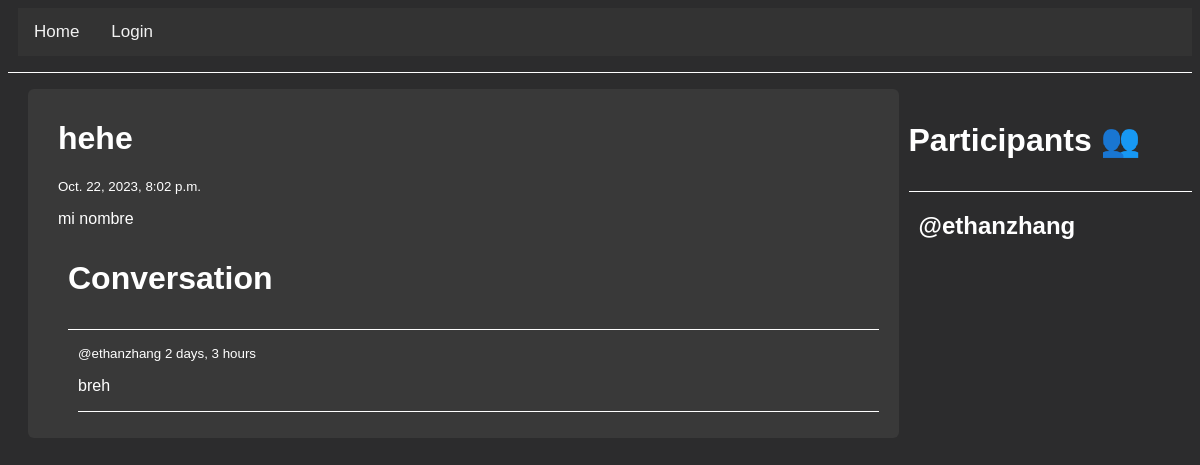
The app's page /question/9, older data.
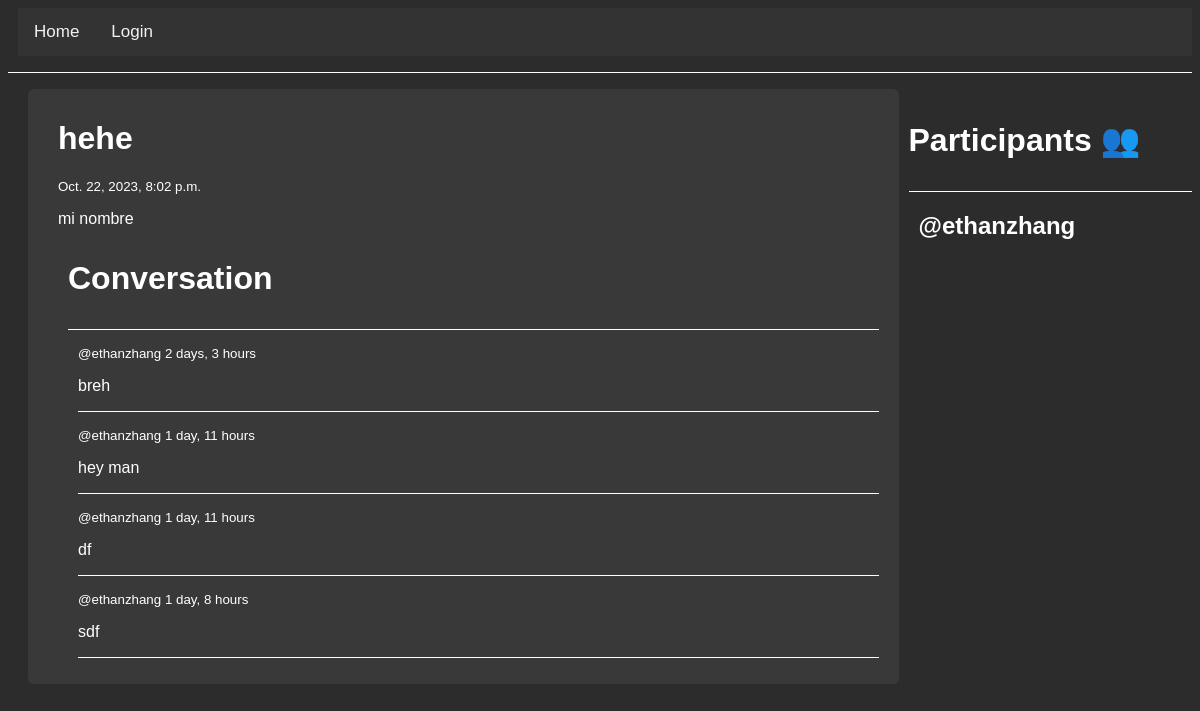
The same page, newer data.
### questions/models.py (models this page shows, shortened)
class Response(models.Model):
    user = models.ForeignKey(User, on_delete=models.SET_NULL, null=True)
    question = models.ForeignKey(Question, on_delete=models.CASCADE)
    body = models.TextField()
    created = models.DateTimeField(auto_now_add=True)
    class Meta:
        ordering = ['-created']

### questions/views.py (the view, shortened to what this page needs)
# urls.py: path('question/<str:pk>', question, name = 'question'),
def question(request, pk):
    question = Question.objects.get(id = pk)
    question_responses = question.response_set.all().order_by('created')
    participants = question.participants.all()
    return render(request, 'questions/question.html', {'question': question, 'responses': question_responses, 'participants': participants})

### questions/templates/questions/question.html (shortened to what this page needs)
{% extends 'main.html' %}
{% block content %}
<div class="room-container">
        <div class="media content-section">
            <h1>{{question.title}}</h1>
            <small>{{ question.created }}</small>
            <p>{{ question.description }}</p>
            <div class="comment-wrapper">
                <h3>Conversation</h3>
                <hr>
                {% for response in responses %}
                 <div>
                   <small>@{{response.user.username}} {{response.created|timesince}}</small>
                    <p>{{response.body}}</p>
                    <hr>
                   </div>
                    {% endfor %}
                </div>
    </div>
        <div>
            <h3>Participants 👥</h3>
            <hr>
            {% for user in participants %}
                <div>
                    <h2>@{{user.username}}</h2>
                </div>
            {% endfor %}
    </div>
</div>
{% endblock content %}

Row changes from the older to the newer data that the page shows:
added Response: user.username "ethanzhang", created "1 day, 11 hours", body "hey man"
added Response: user.username "ethanzhang", created "1 day, 11 hours", body "df"
added Response: user.username "ethanzhang", created "1 day, 8 hours", body "sdf"
